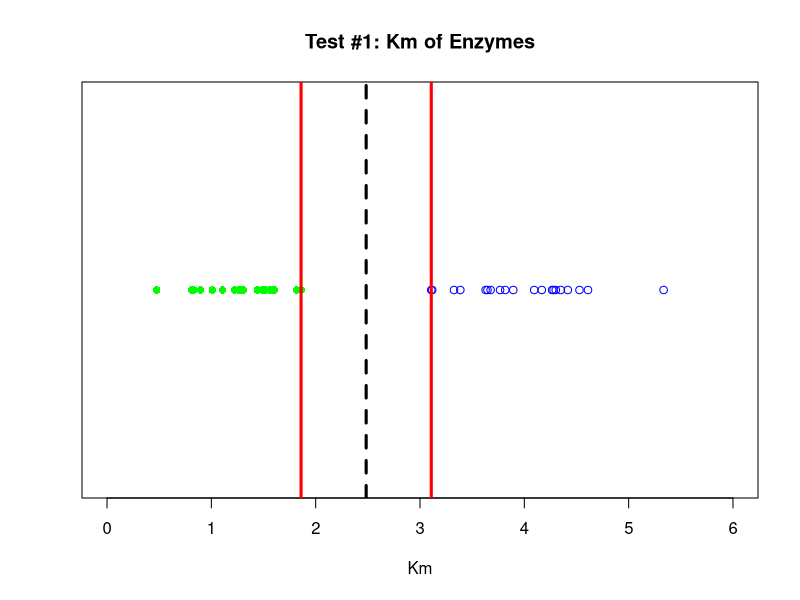

Generate this figure with R: (Note: this script raises an error after producing the figure.)
## ---- chunk 1
# Load Libraries
Libraries <- c("knitr", "graphics", "e1071")
for (p in Libraries) { 
    library(p, character.only = TRUE)
}
opts_chunk$set(cache = TRUE, fig.align = "center")
## ---- chunk 2
set.seed(1000)
x1 = rnorm(20, mean = 1.5, sd = 0.5)
x1_max = max(x1)
x2 = rnorm(20, mean = 4, sd = 0.5)
x2_min = min(x2)
midpt = (x2_min - x1_max)/2 + x1_max
y = rep(1, 20)

stripchart(x = x1,
     main = "Test #1: Km of Enzymes",
     xlab = "Km",
     xlim = c(0, 6),
     pch = 16,
     col = "green")
points(x = x2, y, col = "blue")
abline(v = x1_max, col = "red", lwd = 3)
abline(v = midpt, col = "black", lwd = 3, lty = 2)
abline(v = x2_min, col = "red", lwd = 3)
## ---- chunk 3
knitr::include_graphics("../00-data/10-images/vapnick_svm_paper_diagram.png")
## ---- chunk 4
knitr::include_graphics("../00-data/10-images/p-values_schematic.jpg")
## ---- chunk 5
set.seed(1000)
x1 = rnorm(20, mean = 2, sd = 0.55)
x2 = rnorm(20, mean = 3.25, sd = 0.75)
y = rep(1,20)

stripchart(x = x1,
     main = "Test #2: Km of Enzymes",
     xlab = "Km",
     xlim = c(0, 6),
     pch = 16,
     col = "green")
points(x = x2, y, col = "blue")
abline(v = x1_max, col = "red", lwd = 3)
abline(v = midpt, col = "black", lty = 2, lwd = 3)
abline(v = x2_min, col = "red", lwd = 3)
## ---- chunk 6
knitr::include_graphics("../00-data/10-images/SVM_optimize_2.png")
## ---- chunk 7
set.seed(1000)

x <- c(rnorm(10, mean = 4, sd = 0.1), rnorm(10, mean = 2, sd = 0.1))
y <- c(rnorm(10, mean = 4, sd = 0.1), rnorm(10, mean = 2, sd = 0.1))
z <- c(rep( 1, 10), rep(-1, 10))
data_svm <- data.frame("x" = x, "y" = y, "z" = as.factor(z))
 
svm_model_1 <- svm(z ~ .,
                   data = data_svm,
                   kernel = "linear",
                   cost = 10,
                   scale = FALSE)

plot(svm_model_1,
     data = data_svm)
## ---- chunk 8
xi <- seq(-5, 5, 0.1)
yi <- seq(-5, 5, 0.1)
par(mfrow = c(1, 4))

plot(x = xi, y = 0.2 * yi,
xlim = c(-5, 5),
ylim = c(-1, 1),
type = "l",
col = "blue",
main = "Linear Case",
ylab = "y", xlab = "x")

plot(x = xi, y = 0.05*xi^2,
xlim = c(-5, 5),
ylim = c(-1, 1),
type = "l",
col = "blue",
main = "Polynomial, d=2",
ylab = "y", xlab = "x")

plot(x = xi, y = exp(-0.4*xi^2),
xlim = c(-5, 5),
ylim = c(-1, 1),
type = "l",
col = "blue",
main = "RBF Case",
ylab = "y", xlab = "x")

plot(x = xi, y = tanh(xi),
xlim = c(-5, 5),
ylim = c(-1, 1),
type = "l",
col = "blue",
main = "Tanh Case",
ylab = "y", xlab = "x")
## ---- chunk 9
knitr::include_graphics("../00-data/10-images/vapnick_svm_paper_diagram.png")
## ---- chunk 10
knitr::include_graphics("../00-data/10-images/svm.geometric.margin.png")
## ---- chunk 11
knitr::include_graphics("../00-data/10-images/soft.margin.svm.png")
